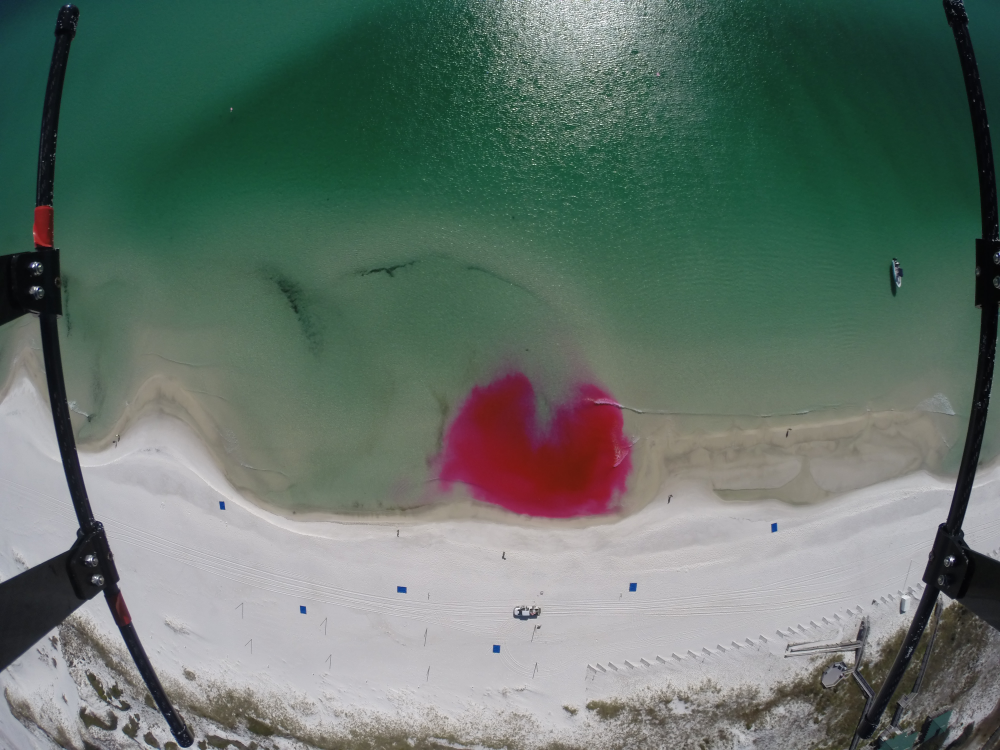
#> input picture img/img-0451.JPG, 4000 x 3000 px, given in place of clip-stablized.mp4, which was not available (shown at 1/4 size)
$ python color-detect.py
#> lines starting #> are read from the running program, lines starting #| are printed output that depends on the picture; after the words box and inside, x2 and y2 are one past the last pixel; in counts of white or black regions, pixels touching at a corner belong together; pictures that were not available may be replaced by others from this repository, and a replacement may not be noted
import cv2
import numpy as np

# lowerBound=np.array([33,80,40])
# upperBound=np.array([102,255,255])

lowerBound = np.array([0, 170, 90])
upperBound = np.array([378, 255, 255])

cam = cv2.VideoCapture('media_drive/clip-stablized.mp4')
kernelOpen = np.ones((5, 5))
kernelClose = np.ones((20, 20))

while(cam.isOpened()):
    ret, img = cam.read()
#> img is the input picture: shape (3000, 4000, 3); mean B, G, R 105.5, 114.4, 98.3
    img = cv2.resize(img, (680, 440))
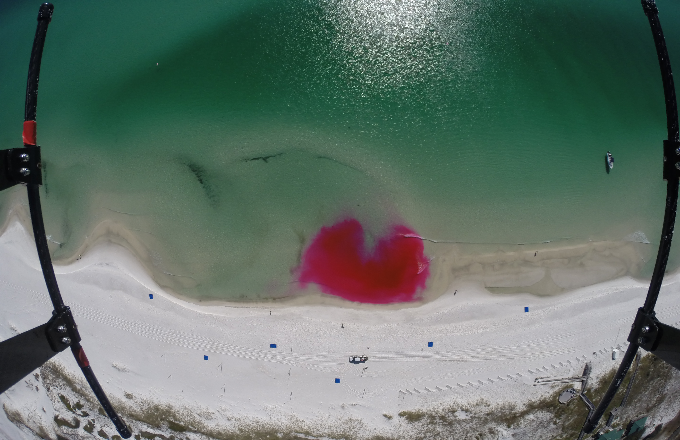
#> img: shape (440, 680, 3); mean B, G, R 105.4, 114.3, 98.2

    # convert BGR to HSV
    imgHSV = cv2.cvtColor(img, cv2.COLOR_BGR2HSV)
#> imgHSV: shape (440, 680, 3); mean H, S, V 83.5, 74.4, 118.9

    # create the Mask
    mask = cv2.inRange(imgHSV, lowerBound, upperBound)
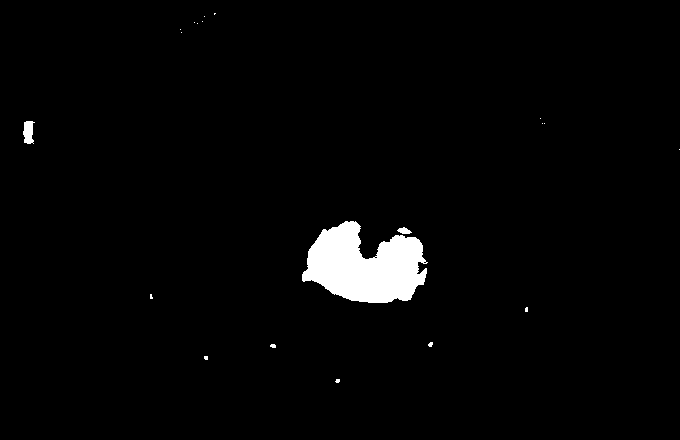
#> mask: shape (440, 680); 2.4% white; 20 white regions (16 under 20 px), largest, box (x1, y1, x2, y2) and area: (302, 221, 428, 303) 6805, (23, 121, 35, 144) 203, (397, 227, 412, 234) 66, (270, 344, 276, 348) 20

    # morphology
    maskOpen = cv2.morphologyEx(mask, cv2.MORPH_OPEN, kernelOpen)
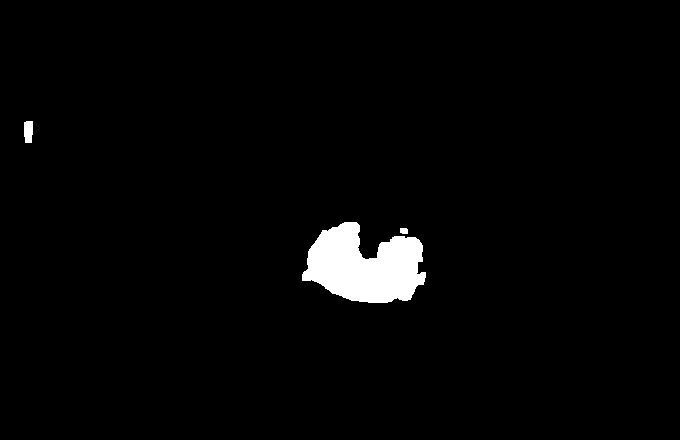
#> maskOpen: shape (440, 680); 2.3% white; 3 white regions, box (x1, y1, x2, y2) and area: (302, 222, 426, 303) 6727, (24, 121, 33, 143) 182, (400, 228, 408, 234) 45
    maskClose = cv2.morphologyEx(maskOpen, cv2.MORPH_CLOSE, kernelClose)
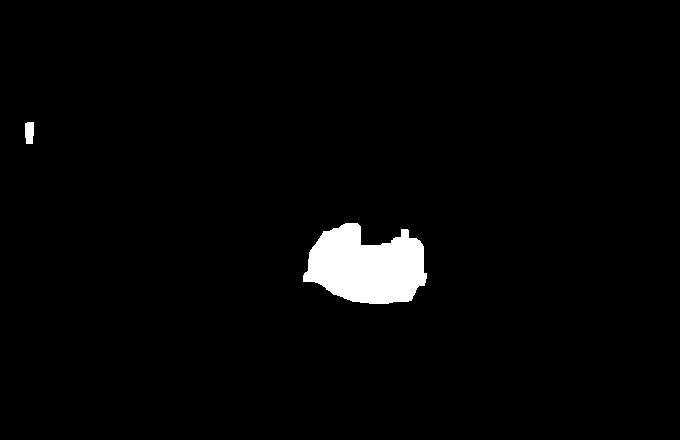
#> maskClose: shape (440, 680); 2.4% white; 2 white regions

    maskFinal = maskClose
    conts, h = cv2.findContours(maskFinal.copy(), cv2.RETR_EXTERNAL,
                                cv2.CHAIN_APPROX_NONE)
#> conts = 2 contours; box (x1, y1, x2, y2) and area: (303, 223, 427, 304) 6956, (25, 122, 34, 144) 154; h = [[1, -1, -1, -1], [-1, 0, -1, -1]]

    cv2.drawContours(img, conts, -1, (255, 0, 0), 3)
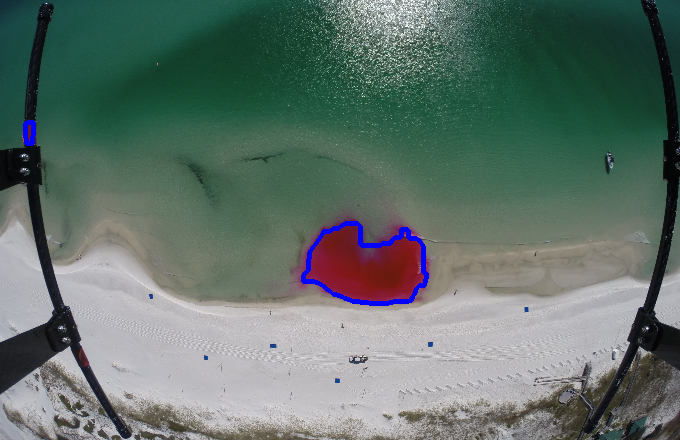
#> img: shape (440, 680, 3); 0.68% of pixels changed, all inside (x1, y1, x2, y2) = (23, 120, 429, 306)
    for i in range(len(conts)):
        x, y, w, h = cv2.boundingRect(conts[i])
        cv2.rectangle(img, (x, y), (x+w, y+h), (0, 0, 255))
#> this loop made 2 passes
#> (x, y, w, h) on passes 1 to 2: (303, 223, 124, 81), (25, 122, 9, 22)
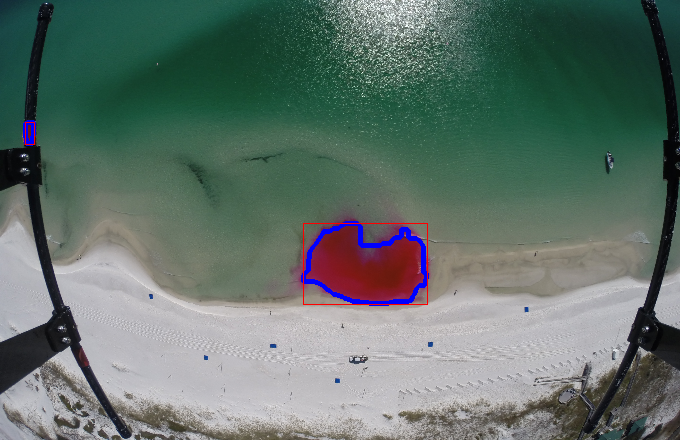
#> img: shape (440, 680, 3); 0.16% of pixels changed, all inside (x1, y1, x2, y2) = (25, 122, 428, 305)
    cv2.imshow("maskClose", maskClose)
    cv2.imshow("cam", img)
    cv2.imshow("imgHSV", imgHSV)
    cv2.waitKey(10)
